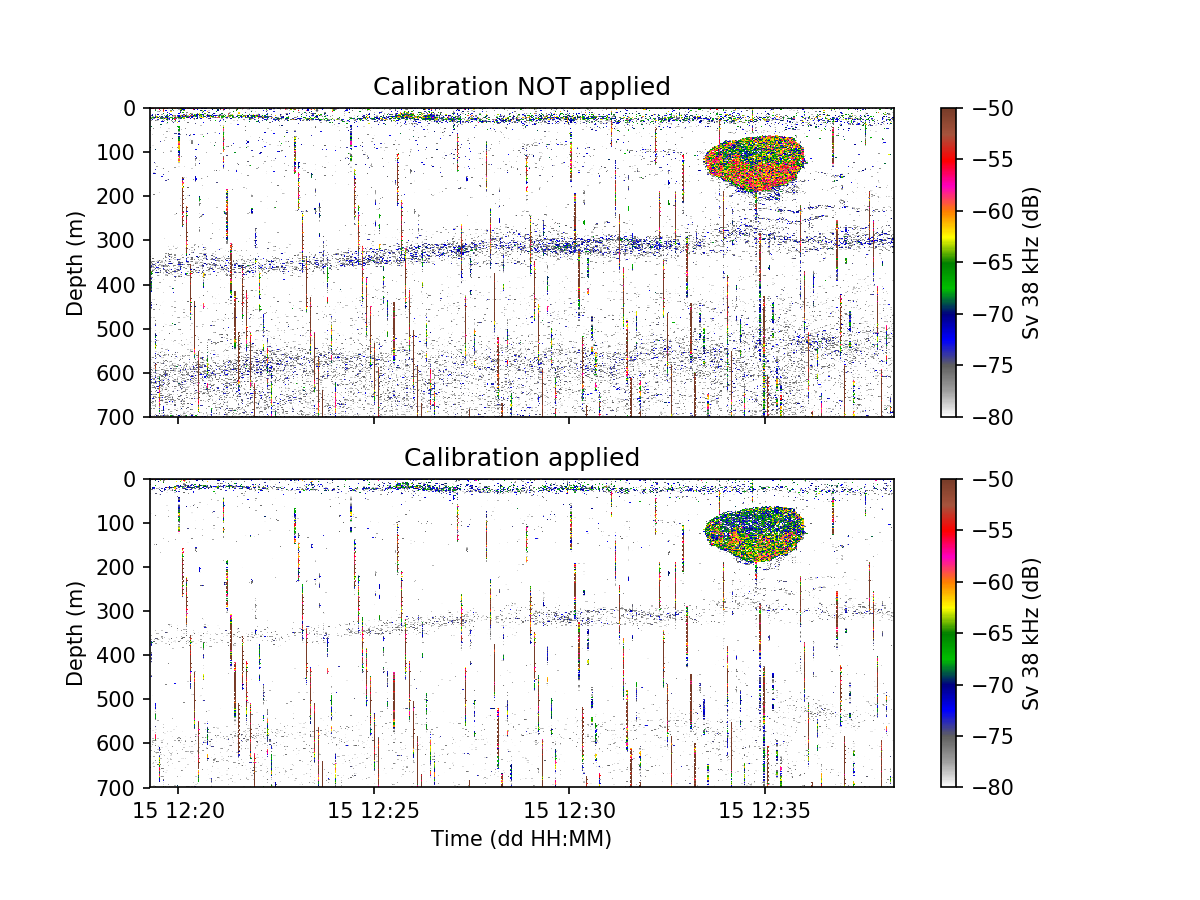

The Python source for this figure:
#!/usr/bin/env python3
"""
Example script that read, calibrate and display acoustic data

Notes: Get files in ftp://ftp.bas.ac.uk/rapidkrill/ and allocate them in the
corresponding directory for this to work

Created on Mon Jul 16 13:11:44 2018
@author: Alejandro Ariza, British Antarctic Survey
"""

# import modules
import numpy as np
import matplotlib.pyplot as plt
import os
from echolab2.instruments import EK60
from echopy.reading import read_calibration as readCAL 
from echopy.plotting.cmaps import cmaps

# =============================================================================
# load raw file
# =============================================================================
print('Loading raw file...')
rawfile = os.path.abspath('../data/JR230-D20091215-T121917.raw')
ek60 = EK60.EK60()
ek60.read_raw(rawfile)

# =============================================================================
# get calibration parameters
# =============================================================================
print('Getting calibration parameters...')
calfile = os.path.abspath('../data/JR230_metadata.toml')
params = readCAL.ices(calfile, 38)

# =============================================================================
# read 38 kHz non-calibrated data
# =============================================================================
print('Reading 38 kHz non-calibrated data...')
raw38 = ek60.get_raw_data(channel_number = 1)
Sv38  = np.transpose(raw38.get_Sv().data)
t38   = raw38.get_Sv().ping_time
r38   = raw38.get_Sv().range

# =============================================================================
# read 38 kHz calibrated data
# =============================================================================
print('Reading 38 kHz calibrated data...')
raw38   = ek60.get_raw_data(channel_number = 1)
Sv38toml = np.transpose(raw38.get_Sv(calibration = params).data)
t38toml  = raw38.get_Sv(calibration = params).ping_time
r38toml  = raw38.get_Sv(calibration = params).range

# =============================================================================
# plot non-calibrated and calibrated data
# =============================================================================
print('Displaying results...')
plt.figure(figsize = (8, 6))
c = cmaps()

plt.subplot(211).invert_yaxis()
plt.pcolormesh(t38, r38, Sv38, vmin = -80, vmax = -50, cmap = c.ek500)
plt.colorbar().set_label('Sv 38 kHz (dB)')
plt.title('Calibration NOT applied')
plt.ylabel('Depth (m)')
plt.tick_params(labelbottom = False)

plt.subplot(212).invert_yaxis()
plt.pcolormesh(t38toml, r38toml, Sv38toml, vmin = -80, vmax = -50, cmap = c.ek500)
plt.colorbar().set_label('Sv 38 kHz (dB)')
plt.title('Calibration applied')
plt.ylabel('Depth (m)')
plt.xlabel('Time (dd HH:MM)')

plt.show()
#plt.savefig('example_calibrate.png', dpi = 150)